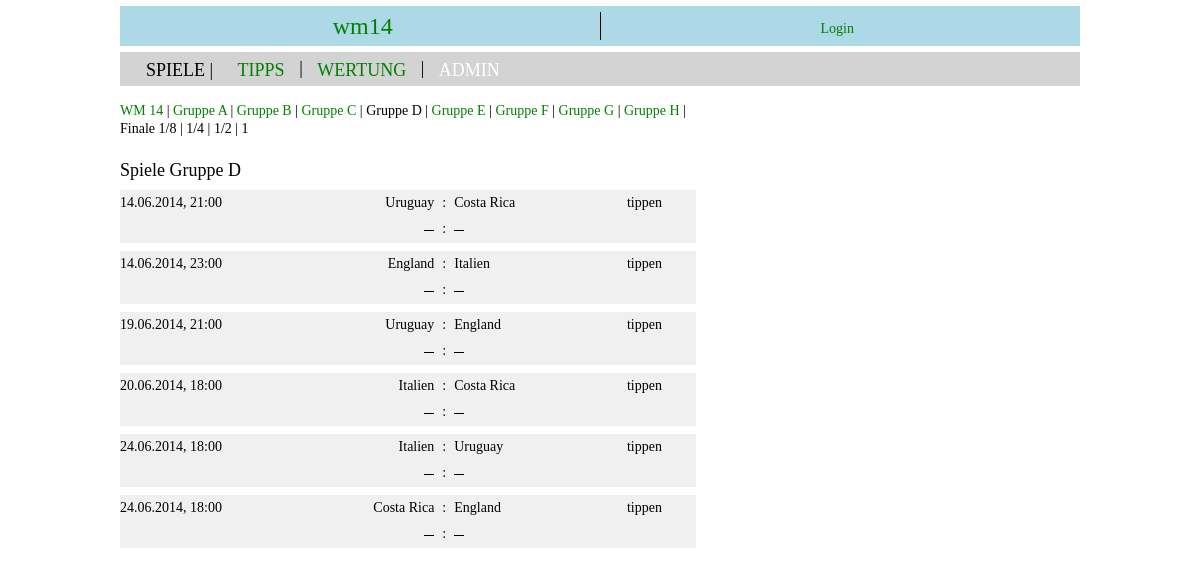
Screenshot of /bet/games/5/ with the database file from the repository.
### bet/models.py (models this page shows, shortened)
class Event(models.Model):
    objects = EventManager()
    label = models.CharField(max_length=100, unique=True,  null=False)
    status = models.ForeignKey(Status)
    parent = models.ForeignKey('self', null=True)
    active = models.BooleanField(default=True)
    betpools = models.ManyToManyField(Betpool, through='PoolEvent')

class Team(models.Model):
    objects = TeamManager()
    name = models.CharField(max_length=100, unique=True)
    logo = models.BinaryField()
    active = models.BooleanField(default=True)

### bet/views.py (the view)
# urls.py: url(r'^games/(?P<event>\w+)/$', 'games'),
def games(request, event=1):
    context = RequestContext(request)
    if event == None:
        myevent = Event.objects.all().filter(parent_id=None, active=True)[:1].get()
    else:
        myevent = Event.objects.get(id=event)
    myevents = Event.objects.all().filter(active=True)
    allmatches = Match.objects.all().filter(event=myevent)
    mymatches = []
    for onematch in allmatches:
        opp1 = Opponent.objects.get(match_id=onematch, rank=1)
        opp2 = Opponent.objects.get(match_id=onematch, rank=2)
        team1 = Team.objects.get(id=opp1.team_id)
        team2 = Team.objects.get(id=opp2.team_id)
        mymatches.append(MyMatch(match_id=onematch.id, begin=onematch.begin.strftime('%d.%m.%Y, %H:%M'), status=onematch.status, has_overtime=onematch.has_overtime, has_penalties=onematch.has_penalties, \
                                team1_name=team1.name, team1_logo=team1.logo, team1_active=team1.active, team1_score_regular=opp1.score_regular, team1_score_overtime=opp1.score_overtime, team1_score_penalties=opp1.score_penalties, \
                                team2_name=team2.name, team2_logo=team2.logo, team2_active=team2.active, team2_score_regular=opp2.score_regular, team2_score_overtime=opp2.score_overtime, team2_score_penalties=opp2.score_penalties))
    return render_to_response('bet/games.html', {'body_id': 'games', 'event': myevent, 'events': myevents, 'matches': mymatches }, context )

### templates/bet/games.html (shortened to what this page needs)
{% extends "base.html" %}
{% block content %}
<div class="small-gap"></div>
<div class="subnav">
    {% for ev in events %}
        {% if ev == event %}
            {{ ev.label }} |
        {% else %}
            <a href="{% url 'bet.views.games' ev.id %}">{{ ev.label }}</a> |
        {% endif %}
    {% endfor %}
</div>
<div class="subnav">Finale 1/8 | 1/4 | 1/2 | 1</div>
<div class="gap"></div>
<h2>Spiele {{ event.label }} </h2>
<div class="div-table timetable">
        {% for match in matches %}
            <div class="gap"></div>
            <div class="div-row">
                <div class="div-cell timetable-time">
                    {{ match.begin }}
                </div>
                <div class="div-cell right timetable-team">
                    {{ match.team1_name }}
                </div>
                <div class="div-cell center timetable-spacer">
                    :
                </div>
                <div class="div-cell timetable-team">
                    {{ match.team2_name }}
                </div>
                <div class="div-cell timetable-tip">
                    {% if match.status == 30 %}
                        <a href=#>tippen</a>
                    {% else %}
                        tippen
                    {% endif %}
                </div>
            </div>
            <div class="div-row">
                <div class="div-cell timetable-time">
                </div>
                <div class="div-cell right timetable-team">
                    {% if match.status == 30 and match.team1_score_regular != None %}
                        {{ match.team1_score_regular }}
                    {% else %}
                        <img class="right-spacer" src="{{STATIC_URL}}img/horizontal-line.png">
                        <div style="clear:both"></div>
                    {% endif %}
                </div>
                <div class="div-cell center timetable-spacer">
                    :
                </div>
                <div class="div-cell timetable-team">
                    {% if match.status == 30 and match.team2_score_regular != None %}
                        {{ match.team2_score_regular }}
                    {% else %}
                        <img class="left-spacer" src="{{STATIC_URL}}img/horizontal-line.png">
                        <div style="clear:both"></div>
                    {% endif %}
                </div>
                <div class="div-cell timetable-tip">
                </div>
            </div>
   {% endfor %}
</div>
{% endblock %}

### static/all.css (style rules this page uses)
* { margin: 0px; padding: 0px; border: 0px; font-family: "'Segoe UI', 'Calibri', 'Courier New'"; font-weight: normal; font-size: 14px; line-height: 18px; text-align: justify; }
.div-table { display: table; border-collapse: collapse; width: 100%; height: 100%; }
.div-row { display: table-row; width: 100%; height: 100%; }
.div-cell { display: table-cell; vertical-align: top; height: 100%; }
a, a:link, a:visited, a:active, a:focus { text-decoration: underline; color: green; }
.small-gap { padding-bottom: 10px; }
.gap { padding-bottom: 20px; }
.right { text-align: right; }
.center { text-align: center; }

### static/desktop.css (style rules this page uses)
html { overflow: -moz-scrollbars-vertical; overflow: scroll; }
body { background-color: #FFFFF; background-attachment: scroll; background-repeat: repeat-x; min-width: 320px; max-width: 960px; width: 960px; margin: auto; }
h2 { font-size: 18px; line-height: 24px; }
img { width: 100%; display: block; }
header h1 a, a:link, a:visited, a:active, a:focus { text-decoration: none; }
img.right-spacer { padding-top: 10px; width: 10px; height: 1px; float: right; }
img.left-spacer { padding-top: 10px; width: 10px; height: 1px; float: left; }
.timetable { width: 60%; }
.timetable div { padding: 4px 8px 4px 0px; }
.timetable .div-cell { background-color: #F0F0F0; }
.timetable-time { width: 26%; }
.timetable-team { width: 30%; }
.timetable-spacer { width: 2%; }
.timetable-tip { width: 12%; }

### rows the page displays
Event: label "WM 14"
Event: label "Gruppe A"
Event: label "Gruppe B"
Event: label "Gruppe C"
Event: label "Gruppe D"
Event: label "Gruppe E"
Event: label "Gruppe F"
Event: label "Gruppe G"
Event: label "Gruppe H"
Team: team1_name "Uruguay" "Uruguay", team2_name "Uruguay"
Team: team2_name "Costa Rica" "Costa Rica", team1_name "Costa Rica"
Team: team1_name "England", team2_name "England" "England"
Team: team2_name "Italien", team1_name "Italien" "Italien"

### other values shown
{{ match.begin }} "14.06.2014, 21:00" "14.06.2014, 23:00" "19.06.2014, 21:00" "20.06.2014, 18:00" "24.06.2014, 18:00" "24.06.2014, 18:00"
